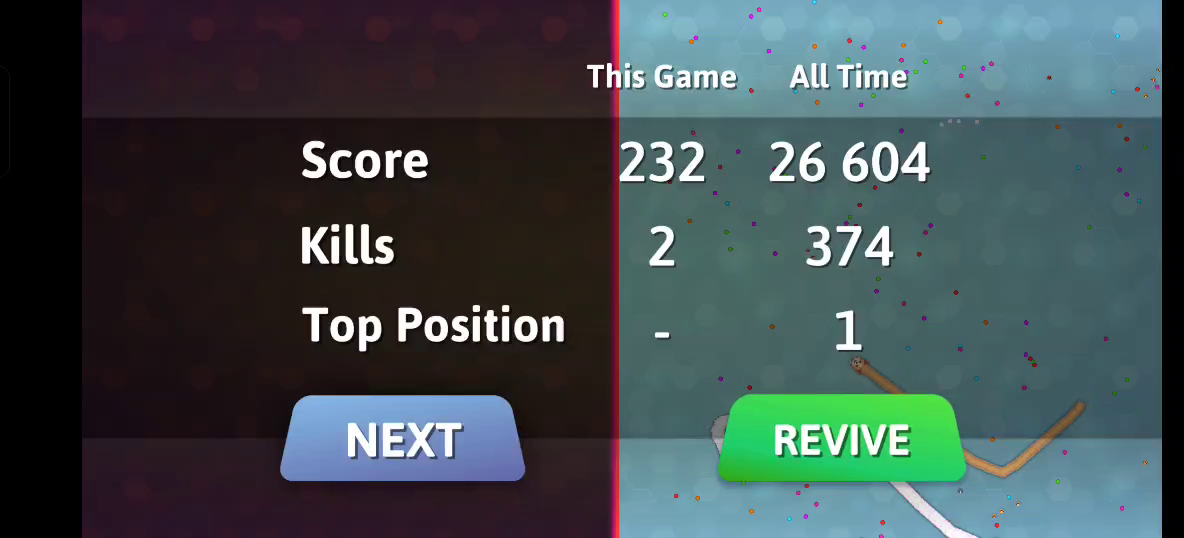
#> input picture smoke_live.png, 1184 x 538 px
$ python -i vision.py   (imports and definitions only)   (older library calls are emulated)
#> lines starting #> are read from the running program, lines starting #| are printed output that depends on the picture; after the words box and inside, x2 and y2 are one past the last pixel; in counts of white or black regions, pixels touching at a corner belong together
#> further down, picture is the input picture: shape (538, 1184, 3); mean B, G, R 79.2, 76.9, 63.8
"""Frame analysis for Snake.io (Netflix build).

Everything works on a half-scale BGR frame. Core idea: the arena background is
a desaturated hex grid; food, snakes and the border are saturated/bright, so a
saturation+value gate separates "stuff" from background, then connected
components split food (small blobs) from snakes (big elongated blobs). Own
snake = components near screen center (camera is head-locked).
"""

import cv2
import numpy as np

STATE_MENU = "menu"
STATE_PLAYING = "playing"
STATE_REVIVE = "revive"
STATE_DIALOG = "dialog"
STATE_UNKNOWN = "unknown"

FOOD_MAX_AREA = 140       # at half scale
_PREV_OWN = [None]        # last frame's own-body mask (temporal tracking)
_PREV_DOTS = [None]       # last frame's small-blob string mask (motion)
_PREV_RAWDOTS = [None]    # last frame's raw small-blob mask (dot motion)
_PREV_ENEMY = [None]      # last frame's enemy mask (head/front detection)
_PREV_HEADS = [None]      # previous enemy head candidates for rough velocity
_PREV_GRAY = [None]       # quarter-scale gray for camera-motion estimation
_HANN = [None]            # cached Hanning window for phaseCorrelate
_OWN_COLOR = [None]       # EMA of our body's median BGR (identity check)

LAYER_OBSTACLE = 1
LAYER_DANGER = 2
LAYER_OWN = 3
LAYER_FOOD = 4
LAYER_LOOT = 5
LAYER_TARGET = 6


# [24 lines left out: functions reset_own_tracking, _shift_mask, not called in this run]


def _camera_shift(small, stuff, bg_est):
    """Per-frame camera translation at half scale via phase correlation on
    a quarter-scale gray. The camera is head-locked, so this is OUR motion;
    subtracting it turns frame differencing into world-relative motion.

    Foreground (snakes/food) is REPLACED by the background estimate before
    correlating: a big snake sweeping across the screen must not out-vote
    the hex grid, or the measured "camera" shift is actually his motion.
    """
    gray = cv2.cvtColor(small, cv2.COLOR_BGR2GRAY)
    bg_gray = bg_est.mean(axis=2).astype(gray.dtype)
    fg = cv2.dilate(stuff, np.ones((5, 5), np.uint8)) > 0
    gray = gray.copy()
    gray[fg] = bg_gray[fg]
    g = gray[::2, ::2].astype(np.float32)
    prev = _PREV_GRAY[0]
    _PREV_GRAY[0] = g
    if prev is None or prev.shape != g.shape:
        return 0.0, 0.0, False
    if _HANN[0] is None or _HANN[0].shape != g.shape:
        _HANN[0] = cv2.createHanningWindow((g.shape[1], g.shape[0]),
                                           cv2.CV_32F)
    (sx, sy), resp = cv2.phaseCorrelate(prev, g, _HANN[0])
    if resp < 0.2 or abs(sx) > 40 or abs(sy) > 40:
        # scene cut / overlay flash / texture-poor view: report failure so
        # downstream memory decays hard instead of trusting stale positions
        return 0.0, 0.0, False
    return sx * 2.0, sy * 2.0, True  # quarter -> half scale
FOOD_SAT_MIN = 90         # floating name labels are white -> low sat
BG_DIST = 48              # L1 BGR distance from local background = "stuff"

# UI regions to ignore, as (x0, y0, x1, y1) fractions of the frame.
# Keep these TIGHT to the actual widgets: every masked pixel is a blind
# spot where an enemy can hide (a snake under the old oversized joystick
# mask killed us invisibly).
UI_MASKS = [
    (0.71, 0.02, 0.77, 0.12),   # leaderboard toggle arrow
    (0.46, 0.00, 0.56, 0.11),   # big score digits (tight: blind spot!)
    (0.12, 0.62, 0.25, 0.89),   # joystick pad
    (0.80, 0.61, 0.94, 0.89),   # boost button
]
# The leaderboard panel COLLAPSES via its toggle: mask its region only
# when the panel is actually there (lots of white ranking text), else a
# snake crossing that corner is invisible.
LEADERBOARD_BOX = (0.75, 0.00, 1.00, 0.45)


def _apply_ui_masks(mask_img, h, w, sat, val):
    for fx0, fy0, fx1, fy1 in UI_MASKS:
        mask_img[int(h * fy0):int(h * fy1), int(w * fx0):int(w * fx1)] = 0
    fx0, fy0, fx1, fy1 = LEADERBOARD_BOX
    y0, y1 = int(h * fy0), int(h * fy1)
    x0, x1 = int(w * fx0), int(w * fx1)
    text = ((val[y0:y1, x0:x1] > 190) & (sat[y0:y1, x0:x1] < 70)).mean()
    if text > 0.04:
        mask_img[y0:y1, x0:x1] = 0


class Analysis:
    __slots__ = ("w", "h", "center", "obstacle", "food_pts", "food_w",
                 "own_mask", "own_area", "enemy_mask", "enemy_area",
                 "enemy_inside", "loot", "border_mask", "front_mask",
                 "moving_mask", "chain_mask", "ghost_mask", "enemy_heads",
                 "cam_shift", "cam_ok", "head_proj")

    def __init__(self):
        self.food_pts = np.zeros((0, 2), np.float32)
        self.food_w = np.zeros((0,), np.float32)
        self.enemy_inside = False
        self.loot = []
        self.enemy_heads = []


def analyze(frame_bgr):
    """frame_bgr: full-res frame. Returns Analysis at half scale."""
    small = cv2.resize(frame_bgr, None, fx=0.5, fy=0.5,
                       interpolation=cv2.INTER_AREA)
    h, w = small.shape[:2]
    a = Analysis()
    a.w, a.h = w, h
    a.center = (w // 2, h // 2)

    hsv = cv2.cvtColor(small, cv2.COLOR_BGR2HSV)
#> hsv: shape (269, 592, 3); mean H, S, V 87.8, 91.4, 88.3
    sat = hsv[:, :, 1]
    val = hsv[:, :, 2]

    # local background model: the arena is a smooth teal gradient with a
    # faint hex grid; a heavy blur approximates it per-pixel (handles the
    # vignette), and snakes/food/walls deviate strongly from it
    bg_est = cv2.blur(small, (61, 61)).astype(np.int16)
    dist = np.abs(small.astype(np.int16) - bg_est).sum(axis=2)
    # Keep the primary object mask conservative. Translucent/low-contrast
    # enemies are handled later by the row-normalized ghost detector; letting
    # a broad chroma gate into the base mask makes the hex arena look lethal.
    stuff = (dist > BG_DIST).astype(np.uint8)
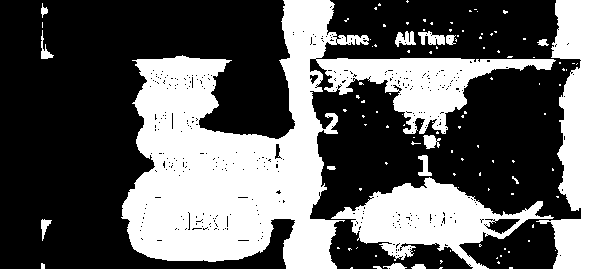
#> stuff: shape (269, 592); values 0 (black) and 1 (white), 37.4% white; 112 white regions (94 under 20 px), largest, box (x1, y1, x2, y2) and area: (121, 0, 556, 269) 40900, (536, 0, 592, 269) 8345, (331, 177, 554, 269) 8323

    _apply_ui_masks(stuff, h, w, sat, val)
#> after the loop in _apply_ui_masks, `for fx0, fy0, fx1, fy1 in UI_MASKS:`:
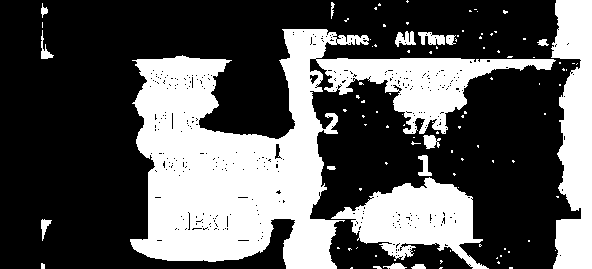
#> mask_img: shape (269, 592); values 0 (black) and 1 (white), 34.8% white; 102 white regions (84 under 20 px), largest, box (x1, y1, x2, y2) and area: (130, 29, 556, 269) 38238, (551, 0, 592, 269) 8254, (331, 177, 489, 269) 7112
#> in _apply_ui_masks, `text = ((val[y0:y1, x0:x1] > 190) & (sat[y0:y1, x0:x1] < 70)).mean()`: text = 0.0126

    stuff = cv2.morphologyEx(stuff, cv2.MORPH_OPEN,
                             np.ones((3, 3), np.uint8))
#> stuff: shape (269, 592); values 0 (black) and 1 (white), 34.1% white; 31 white regions (9 under 20 px), largest, box (x1, y1, x2, y2) and area: (130, 29, 337, 269) 30397, (552, 0, 592, 269) 8201, (317, 58, 554, 134) 7050
    # fill snake interiors that blend with the blurred bg estimate
    stuff = cv2.morphologyEx(stuff, cv2.MORPH_CLOSE,
                             np.ones((7, 7), np.uint8))
#> stuff: shape (269, 592); values 0 (black) and 1 (white), 35.4% white; 12 white regions (4 under 20 px), largest, box (x1, y1, x2, y2) and area: (130, 0, 592, 269) 55390, (395, 32, 454, 45) 639, (41, 220, 51, 235) 95

    # camera pan this frame (half-scale px), measured on BACKGROUND pixels
    # only. All prev-frame masks below are aligned by this before
    # differencing, so "new pixels" mean an enemy actually moved.
    shift_x, shift_y, cam_ok = _camera_shift(small, stuff, bg_est)
#> in _camera_shift, `bg_gray = bg_est.mean(axis=2).astype(gray.dtype)`:
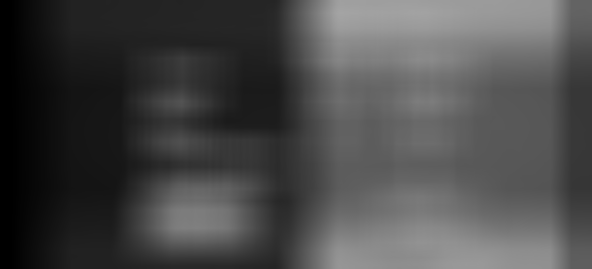
#> bg_gray: shape (269, 592); min 0, max 164, mean 73.1
#> shift_x = 0; shift_y = 0; cam_ok = False
    a.cam_shift = (shift_x, shift_y)
    a.cam_ok = cam_ok

    n, labels, stats, cents = cv2.connectedComponentsWithStats(stuff, 8)
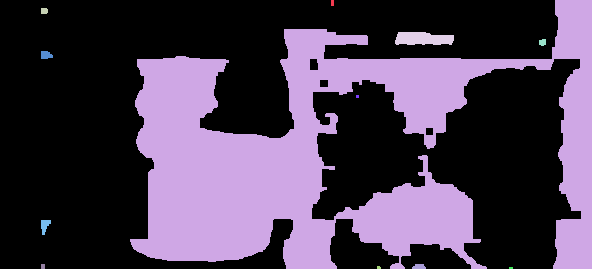
#> labels: shape (269, 592) int32; 13 distinct labels, from 0 to 12; one colour per label, 0 black
#> n = 13; stats = 13 rows, first 6: [0, 0, 581, 269, 102839], [331, 0, 3, 6, 18], [130, 0, 462, 269, 55390], [41, 8, 7, 6, 40], [395, 32, 59, 13, 639], [539, 39, 7, 7, 42]; cents = 13 rows, first 8: [273.6, 123.3], [332, 2.5], [335.3, 154.9], [43.85, 10.5], [422.5, 38.33], [542.1, 41.93], [45.65, 54.66], [357, 96]

    own = np.zeros((h, w), np.uint8)
    enemy = np.zeros((h, w), np.uint8)
    food_pts, food_w = [], []
    small_cents = []
    cx, cy = a.center
    for i in range(1, n):
        area = stats[i, cv2.CC_STAT_AREA]
        x, y, bw, bh = stats[i, :4]
        if area <= FOOD_MAX_AREA and max(bw, bh) < 20:
            px, py = int(cents[i][0]), int(cents[i][1])
            small_cents.append(cents[i])
            if sat[py, px] >= FOOD_SAT_MIN:   # skip white name labels
                food_pts.append(cents[i])
                food_w.append(area)
            continue
        # kill-reward orb piles: touching orbs merge into one blob bigger
        # than FOOD_MAX_AREA and used to be classified as a snake — so the
        # bot killed enemies and then AVOIDED the payout. A pile is compact
        # (fills its bbox, small extent); snake bodies are long or hollow.
        px, py = int(cents[i][0]), int(cents[i][1])
        if (area < 1200 and max(bw, bh) < 55 and area > 0.45 * bw * bh
                and abs(px - cx) + abs(py - cy) > 40
                and sat[max(0, py - 1):py + 2,
                        max(0, px - 1):px + 2].max() >= 70):
            food_pts.append(cents[i])
            food_w.append(area)
            continue
        enemy[labels == i] = 1
#> this loop made 12 passes
#> (area, x, y, bw, bh) on passes 2, 3, 4, 5, 6, 8, 9, 10: (55390, 130, 0, 462, 269), (40, 41, 8, 7, 6), (639, 395, 32, 59, 13), (42, 539, 39, 7, 7), (79, 41, 51, 12, 8), (95, 41, 220, 10, 15), (20, 41, 264, 4, 5), (58, 412, 264, 14, 5)
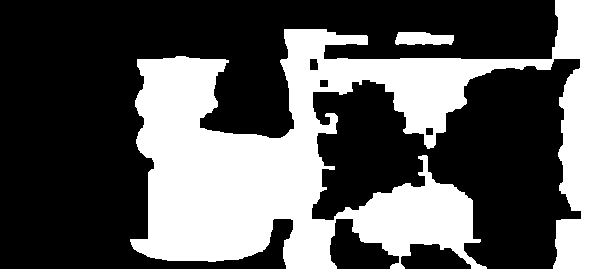
#> enemy: shape (269, 592); values 0 (black) and 1 (white), 35.2% white; 2 white regions, box (x1, y1, x2, y2) and area: (130, 0, 592, 269) 55390, (395, 32, 454, 45) 639
#> after the loop, food_pts = [[332, 2.5], [43.85, 10.5], [45.65, 54.66], [357, 96], [44.46, 225.2], [42.5, 266], [378.4, 267.1], [510.5, 267.5]]; food_w = [18, 40, 79, 9, 95, 20, 11, 8]; small_cents = [[332, 2.5], [43.85, 10.5], [542.1, 41.93], [45.65, 54.66], [357, 96], [44.46, 225.2], [42.5, 266], [418.7, 266.3], [378.4, 267.1], [510.5, 267.5]]

    # own snake by TEMPORAL TRACKING: our head is always at screen center,
    # and our body can only be where it was one frame ago (plus a little
    # drift). Flood the current pixels only inside the previous mask's
    # dilated envelope — an enemy pressed against us stays enemy BY
    # CONSTRUCTION, with no area heuristics or merge gates to mistune.
    disk = np.zeros((h, w), np.uint8)
    cv2.circle(disk, (cx, cy), 42, 1, -1)
#> disk: shape (269, 592); values 0 (black) and 1 (white), 3.5% white; 1 white region, box (x1, y1, x2, y2) and area: (254, 92, 339, 177) 5525
    prev = _PREV_OWN[0]
    if prev is not None and prev.shape != (h, w):
        prev = None     # resolution changed (rotation/overlay reconfig)
    if prev is not None and prev.any():
        prev = _shift_mask(prev, shift_x, shift_y)
        # envelope margin covers residual drift after camera compensation
        allowed = cv2.bitwise_or(
            cv2.dilate(prev, np.ones((15, 15), np.uint8)), disk)
    else:
        allowed = disk
    cand = cv2.bitwise_and(stuff, allowed)
#> cand: shape (269, 592); values 0 (black) and 1 (white), 2.2% white; 1 white region, box (x1, y1, x2, y2) and area: (254, 92, 337, 177) 3505
    ncc, lcc, scc, _ = cv2.connectedComponentsWithStats(cand, 8)
#> ncc = 2; scc = [[0, 0, 592, 269, 155743], [254, 92, 83, 85, 3505]]
    winc = lcc[max(0, cy - 16):cy + 16, max(0, cx - 16):cx + 16]
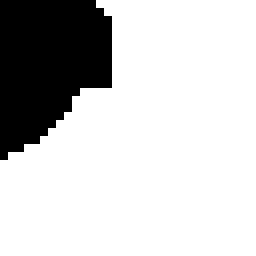
#> winc: shape (32, 32) int32 (shown 8 times larger); values 0 (black) and 1 (white), 79.6% white; 1 black region, box (x1, y1, x2, y2) and area: (0, 0, 14, 20) 209
    head_ids = set(int(i) for i in np.unique(winc[winc > 0]))
#> head_ids = 1 item
    # our body is often SPLIT into several components (name label cuts it,
    # coils cross) — adopt fragments that lie mostly inside the previous
    # body's envelope AND match our body color. Without the identity check
    # a spawn-adjacent enemy got painted "own" once and stayed invisible to
    # avoidance forever (it walked us straight into them).
    prev_env = (cv2.dilate(prev, np.ones((9, 9), np.uint8))
                if prev is not None else None)
    own_col = _OWN_COLOR[0]
    prev_sum = int(prev.sum()) if prev is not None else 0
    for i in range(1, ncc):
        comp = lcc == i
        area = int(scc[i, cv2.CC_STAT_AREA])
        if i in head_ids:
            # an enemy crossing our head merges into the head component:
            # clip sudden oversized head comps back to the trusted envelope
            if prev_sum > 300 and area > prev_sum * 1.5 + 300 and \
                    prev_env is not None:
                own[comp & (prev_env > 0)] = 1
            else:
                own[comp] = 1
            continue
        if prev_env is None or area < 12 or area > max(400, prev_sum * 0.5):
            continue
        if float(prev_env[comp].mean()) < 0.75:
            continue
        if own_col is not None:
            col = small[comp].reshape(-1, 3).astype(np.float32)
            if np.abs(np.median(col, axis=0) - own_col).sum() > 110:
                continue        # right place, wrong colors: not us
        own[comp] = 1
#> this loop made 1 pass
#> area on pass 1: 3505
    recovered = False
    if prev is not None and prev.shape == (h, w):
        lost = own.sum() < 500 or (prev.sum() > 900 and
                                   own.sum() < prev.sum() * 0.35)
    else:
        lost = own.sum() < 500
#> lost = False
    if lost:
        # Temporal tracking can occasionally latch onto a tiny sparkle after
        # an enemy crosses our head. Re-anchor from the screen-center disk so
        # one bad frame does not make the strategy steer from a ghost body.
        best = None
        for i in range(1, n):
            area = stats[i, cv2.CC_STAT_AREA]
            if FOOD_MAX_AREA < area <= 18000:
                hx, hy = cents[i]
                dist_c = float(np.hypot(hx - cx, hy - cy))
                if dist_c < min(w, h) * 0.46:
                    comp = labels == i
                    touch = int(comp[max(0, cy - 34):cy + 34,
                                     max(0, cx - 34):cx + 34].sum())
                    score = -dist_c * 9.0 + min(area, 2500) * 0.12 + touch
                    if best is None or score > best[0]:
                        best = (score, "main", i)
        reacq_src = cv2.bitwise_and(stuff, disk)
        nr, lr, sr, _ = cv2.connectedComponentsWithStats(reacq_src, 8)
        for i in range(1, nr):
            area = sr[i, cv2.CC_STAT_AREA]
            if 90 <= area <= 5000:
                comp = lr == i
                touch = int(comp[max(0, cy - 24):cy + 24,
                                 max(0, cx - 24):cx + 24].sum())
                if touch > 0:
                    score = touch * 5 + area
                    if best is None or (best[1] != "main" and
                                        score > best[0]):
                        best = (score, "disk", i)
        if best is not None:
            if best[1] == "main":
                own = (labels == best[2]).astype(np.uint8)
            else:
                own = (lr == best[2]).astype(np.uint8)
            recovered = True
    fresh = prev is None or not prev.any()
    if fresh and own.sum() > 1200:
        # first frame of a life: we are TINY. A fat "own" means an enemy
        # is crossing our spawn point — adopt only the sliver under a SMALL
        # head disk, the rest of that body stays enemy (the old r42 disk
        # adopted whole neighboring snakes as "ally")
        tight_disk = np.zeros((h, w), np.uint8)
        cv2.circle(tight_disk, (cx, cy), 18, 1, -1)
#> tight_disk: shape (269, 592); values 0 (black) and 1 (white), 0.63% white; 1 white region, box (x1, y1, x2, y2) and area: (278, 116, 315, 153) 1009
        own = cv2.bitwise_and(own, tight_disk)
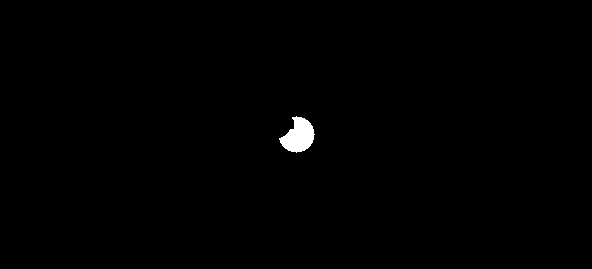
#> own: shape (269, 592); values 0 (black) and 1 (white), 0.52% white; 1 white region, box (x1, y1, x2, y2) and area: (279, 116, 315, 153) 821
    if own.sum() <= FOOD_MAX_AREA and prev is not None:
        own = prev              # transient loss (overlay flash): hold last
    elif (not recovered and prev is not None and
          own.sum() > prev.sum() * 1.08 + 220):
        # growth cap: eating is gradual; a jump means the envelope crawled
        # onto something wide touching us (border band, parked snake) and
        # is flooding it a stripe per frame — clamp to a tight envelope
        tight = cv2.bitwise_and(
            own, cv2.dilate(prev, np.ones((5, 5), np.uint8)))
        own = tight if tight.sum() > FOOD_MAX_AREA else prev
    _PREV_OWN[0] = own
    # body-color identity: EMA of our median color while the mask is healthy
    if own.sum() > 250:
        col = np.median(small[own > 0].reshape(-1, 3).astype(np.float32),
                        axis=0)
#> col = [21, 29, 38]
        if _OWN_COLOR[0] is None:
            _OWN_COLOR[0] = col
        else:
            _OWN_COLOR[0] = 0.95 * _OWN_COLOR[0] + 0.05 * col
    enemy[own > 0] = 0
#> enemy: shape (269, 592); values 0 (black) and 1 (white), 34.7% white; 2 white regions, box (x1, y1, x2, y2) and area: (130, 0, 592, 269) 54569, (395, 32, 454, 45) 639
#> (the rest of the program and of its run is left out)
